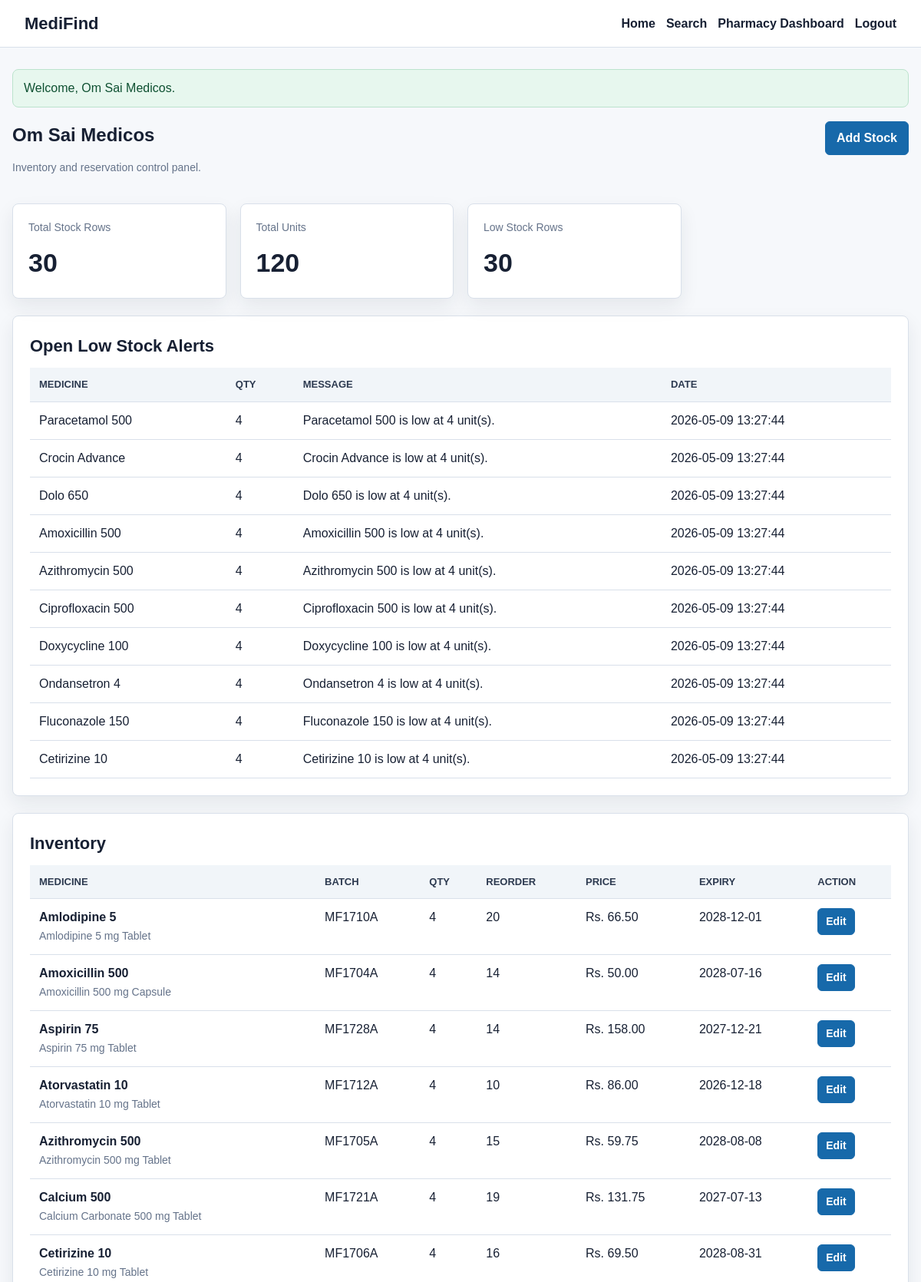
Screenshot of /pharmacy/dashboard.php (signed in, upper part) with the database file from the repository.
### tables this page shows
CREATE TABLE low_stock_alerts (
    id INT AUTO_INCREMENT PRIMARY KEY,
    stock_id INT NOT NULL,
    pharmacy_id INT NOT NULL,
    medicine_id INT NOT NULL,
    current_quantity INT NOT NULL,
    alert_message VARCHAR(255) NOT NULL,
    status ENUM('open', 'resolved', 'dismissed') NOT NULL DEFAULT 'open',
    created_at TIMESTAMP DEFAULT CURRENT_TIMESTAMP,
    INDEX idx_alerts_stock (stock_id),
    INDEX idx_alerts_pharmacy (pharmacy_id),
    INDEX idx_alerts_status (status),
    CONSTRAINT fk_alerts_stock
        FOREIGN KEY (stock_id) REFERENCES stock(id)
        ON UPDATE CASCADE
        ON DELETE CASCADE,
    CONSTRAINT fk_alerts_pharmacy
        FOREIGN KEY (pharmacy_id) REFERENCES pharmacies(id)
        ON UPDATE CASCADE
        ON DELETE CASCADE,
    CONSTRAINT fk_alerts_medicine
        FOREIGN KEY (medicine_id) REFERENCES medicines(id)
        ON UPDATE CASCADE
        ON DELETE CASCADE
);

CREATE TABLE medicines (
    id INT AUTO_INCREMENT PRIMARY KEY,
    name VARCHAR(150) NOT NULL,
    generic_name VARCHAR(150) NOT NULL,
    brand VARCHAR(120) NOT NULL,
    category VARCHAR(100) NOT NULL,
    strength VARCHAR(60) NOT NULL,
    form VARCHAR(60) NOT NULL,
    description VARCHAR(255),
    requires_prescription TINYINT(1) NOT NULL DEFAULT 0,
    created_at TIMESTAMP DEFAULT CURRENT_TIMESTAMP,
    INDEX idx_medicines_name (name),
    INDEX idx_medicines_generic (generic_name),
    INDEX idx_medicines_category (category)
);

CREATE TABLE stock (
    id INT AUTO_INCREMENT PRIMARY KEY,
    pharmacy_id INT NOT NULL,
    medicine_id INT NOT NULL,
    quantity INT NOT NULL DEFAULT 0,
    price DECIMAL(10, 2) NOT NULL,
    batch_no VARCHAR(60) NOT NULL,
    expiry_date DATE NOT NULL,
    reorder_level INT NOT NULL DEFAULT 10,
    created_at TIMESTAMP DEFAULT CURRENT_TIMESTAMP,
    updated_at TIMESTAMP DEFAULT CURRENT_TIMESTAMP ON UPDATE CURRENT_TIMESTAMP,
    INDEX idx_stock_pharmacy (pharmacy_id),
    INDEX idx_stock_medicine (medicine_id),
    INDEX idx_stock_quantity (quantity),
    INDEX idx_stock_expiry (expiry_date),
    CONSTRAINT fk_stock_pharmacy
        FOREIGN KEY (pharmacy_id) REFERENCES pharmacies(id)
        ON UPDATE CASCADE
        ON DELETE CASCADE,
    CONSTRAINT fk_stock_medicine
        FOREIGN KEY (medicine_id) REFERENCES medicines(id)
        ON UPDATE CASCADE
        ON DELETE RESTRICT
);

### includes/auth.php (called while the page is built, shortened)
<?php
require_once __DIR__ . '/functions.php';
function current_user_id(string $role): int
{
    return (int) ($_SESSION[$role . '_id'] ?? 0);
}
function current_user_name(string $role): string
{
    return (string) ($_SESSION[$role . '_name'] ?? 'User');
}

### includes/functions.php (called while the page is built, shortened)
<?php
function app_url(string $path = ''): string
{
    $path = ltrim($path, '/');
    return rtrim(APP_BASE, '/') . ($path === '' ? '/' : '/' . $path);
}
function e(?string $value): string
{
    return htmlspecialchars((string) $value, ENT_QUOTES, 'UTF-8');
}

### pharmacy/dashboard.php (the view, shortened to what this page needs)
<?php
require_once __DIR__ . '/../includes/auth.php';
$pharmacyId = current_user_id('pharmacy');
$summaryStmt = $conn->prepare(
    'SELECT
        COUNT(*) AS total_rows,
        SUM(quantity) AS total_units,
        SUM(CASE WHEN quantity <= reorder_level THEN 1 ELSE 0 END) AS low_stock_rows
     FROM stock
     WHERE pharmacy_id = ?'
);
$summaryStmt->bind_param('i', $pharmacyId);
$summaryStmt->execute();
$summary = $summaryStmt->get_result()->fetch_assoc();
$stockStmt = $conn->prepare(
    'SELECT s.id, s.quantity, s.price, s.batch_no, s.expiry_date, s.reorder_level,
            m.name, m.generic_name, m.strength, m.form
     FROM stock s
     INNER JOIN medicines m ON m.id = s.medicine_id
     WHERE s.pharmacy_id = ?
     ORDER BY m.name, s.expiry_date'
);
$stockStmt->bind_param('i', $pharmacyId);
$stockStmt->execute();
$stockRows = $stockStmt->get_result()->fetch_all(MYSQLI_ASSOC);
$alertsStmt = $conn->prepare(
    'SELECT la.id, la.current_quantity, la.alert_message, la.status, la.created_at,
            m.name AS medicine_name
     FROM low_stock_alerts la
     INNER JOIN medicines m ON m.id = la.medicine_id
     WHERE la.pharmacy_id = ? AND la.status = \'open\'
     ORDER BY la.created_at DESC
     LIMIT 10'
);
$alertsStmt->bind_param('i', $pharmacyId);
$alertsStmt->execute();
$alerts = $alertsStmt->get_result()->fetch_all(MYSQLI_ASSOC);
require_once __DIR__ . '/../includes/header.php';
?>
<section class="section-heading">
    <div>
        <h1><?= e(current_user_name('pharmacy')); ?></h1>
        <p class="muted">Inventory and reservation control panel.</p>
    </div>
    <a class="button" href="<?= e(app_url('pharmacy/update_stock.php')); ?>">Add Stock</a>
</section>
<section class="stats-grid">
    <article class="stat-card">
        <span>Total Stock Rows</span>
        <strong><?= (int) ($summary['total_rows'] ?? 0); ?></strong>
    </article>
    <article class="stat-card">
        <span>Total Units</span>
        <strong><?= (int) ($summary['total_units'] ?? 0); ?></strong>
    </article>
    <article class="stat-card">
        <span>Low Stock Rows</span>
        <strong><?= (int) ($summary['low_stock_rows'] ?? 0); ?></strong>
    </article>
</section>
<?php if ($alerts): ?>
    <section class="card">
        <h2>Open Low Stock Alerts</h2>
        <div class="table-wrap">
            <table>
                <thead>
                    <tr>
                        <th>Medicine</th>
                        <th>Qty</th>
                        <th>Message</th>
                        <th>Date</th>
                    </tr>
                </thead>
                <tbody>
                    <?php foreach ($alerts as $alert): ?>
                        <tr>
                            <td><?= e($alert['medicine_name']); ?></td>
                            <td><?= (int) $alert['current_quantity']; ?></td>
                            <td><?= e($alert['alert_message']); ?></td>
                            <td><?= e($alert['created_at']); ?></td>
                        </tr>
                    <?php endforeach; ?>
                </tbody>
            </table>
        </div>
    </section>
<?php endif; ?>
<section class="card">
    <h2>Inventory</h2>
    <div class="table-wrap">
        <table>
            <thead>
                <tr>
                    <th>Medicine</th>
                    <th>Batch</th>
                    <th>Qty</th>
                    <th>Reorder</th>
                    <th>Price</th>
                    <th>Expiry</th>
                    <th>Action</th>
                </tr>
            </thead>
            <tbody>
                <?php foreach ($stockRows as $row): ?>
                    <tr>
                        <td>
                            <strong><?= e($row['name']); ?></strong><br>
                            <span class="muted"><?= e($row['generic_name']); ?> <?= e($row['strength']); ?> <?= e($row['form']); ?></span>
                        </td>
                        <td><?= e($row['batch_no']); ?></td>
                        <td><?= (int) $row['quantity']; ?></td>
                        <td><?= (int) $row['reorder_level']; ?></td>
                        <td>Rs. <?= number_format((float) $row['price'], 2); ?></td>
                        <td><?= e($row['expiry_date']); ?></td>
                        <td><a class="button small" href="<?= e(app_url('pharmacy/update_stock.php?id=' . (int) $row['id'])); ?>">Edit</a></td>
                    </tr>
                <?php endforeach; ?>
            </tbody>
        </table>
    </div>
</section>
<?php require_once __DIR__ . '/../includes/footer.php'; ?>

### css/style.css (style rules this page uses)
:root { --bg: #f6f8fb; --surface: #ffffff; --text: #172033; --muted: #65738a; --line: #d9e0ea; --primary: #1769aa; --primary-dark: #0f4f82; --success: #1f8a5b; --warning: #b26a00; --danger: #ba2f3a; --shadow: 0 10px 24px rgba(23, 32, 51, 0.08); }
* { box-sizing: border-box; }
body { margin: 0; background: var(--bg); color: var(--text); font-family: Arial, Helvetica, sans-serif; line-height: 1.5; }
a { color: var(--primary); text-decoration: none; }
.card, .search-panel, .stat-card { background: var(--surface); border: 1px solid var(--line); border-radius: 8px; box-shadow: var(--shadow); }
.card, .search-panel { padding: 22px; }
.card + .card, .grid + .card, .card + .grid, .stats-grid + .card, .admin-links + .card { margin-top: 22px; }
h1, h2 { margin: 0 0 12px; }
h2 { font-size: 22px; }
.muted { color: var(--muted); font-size: 14px; }
.section-heading { display: flex; align-items: flex-start; justify-content: space-between; gap: 20px; margin-bottom: 22px; }
.stats-grid { display: grid; grid-template-columns: repeat(4, minmax(0, 1fr)); gap: 18px; margin-bottom: 22px; }
.stat-card { display: block; padding: 20px; color: var(--text); }
.stat-card span { display: block; margin-bottom: 10px; color: var(--muted); font-size: 14px; }
.stat-card strong { display: block; font-size: 34px; }
button, .button { display: inline-flex; align-items: center; justify-content: center; min-height: 40px; padding: 9px 14px; color: #fff; background: var(--primary); border: 1px solid var(--primary); border-radius: 6px; cursor: pointer; font: inherit; font-weight: 700; text-decoration: none; }
.button.small, .inline-form button, .danger-button { min-height: 34px; padding: 6px 10px; font-size: 14px; }
.table-wrap { width: 100%; overflow-x: auto; }
table { width: 100%; border-collapse: collapse; min-width: 760px; }
th, td { padding: 12px; text-align: left; vertical-align: top; border-bottom: 1px solid var(--line); }
th { color: #2d3a50; background: #f1f5f9; font-size: 13px; text-transform: uppercase; }

### rows the page displays
low_stock_alerts: medicine.name "Paracetamol 500", current_quantity "4", alert_message "Paracetamol 500 is low at 4 unit(s).", created_at "2026-05-09 13:27:44"
low_stock_alerts: medicine.name "Crocin Advance", current_quantity "4", alert_message "Crocin Advance is low at 4 unit(s).", created_at "2026-05-09 13:27:44"
low_stock_alerts: medicine.name "Dolo 650", current_quantity "4", alert_message "Dolo 650 is low at 4 unit(s).", created_at "2026-05-09 13:27:44"
low_stock_alerts: medicine.name "Amoxicillin 500", current_quantity "4", alert_message "Amoxicillin 500 is low at 4 unit(s).", created_at "2026-05-09 13:27:44"
low_stock_alerts: medicine.name "Azithromycin 500", current_quantity "4", alert_message "Azithromycin 500 is low at 4 unit(s).", created_at "2026-05-09 13:27:44"
low_stock_alerts: medicine.name "Ciprofloxacin 500", current_quantity "4", alert_message "Ciprofloxacin 500 is low at 4 unit(s).", created_at "2026-05-09 13:27:44"
low_stock_alerts: medicine.name "Doxycycline 100", current_quantity "4", alert_message "Doxycycline 100 is low at 4 unit(s).", created_at "2026-05-09 13:27:44"
low_stock_alerts: medicine.name "Ondansetron 4", current_quantity "4", alert_message "Ondansetron 4 is low at 4 unit(s).", created_at "2026-05-09 13:27:44"
low_stock_alerts: medicine.name "Fluconazole 150", current_quantity "4", alert_message "Fluconazole 150 is low at 4 unit(s).", created_at "2026-05-09 13:27:44"
low_stock_alerts: medicine.name "Cetirizine 10", current_quantity "4", alert_message "Cetirizine 10 is low at 4 unit(s).", created_at "2026-05-09 13:27:44"
stock: medicine.name "Amlodipine 5", medicine.generic_name "Amlodipine", medicine.strength "5 mg", medicine.form "Tablet", batch_no "MF1710A", quantity "4", reorder_level "20", price "66.50", expiry_date "2028-12-01"
stock: medicine.name "Amoxicillin 500", medicine.generic_name "Amoxicillin", medicine.strength "500 mg", medicine.form "Capsule", batch_no "MF1704A", quantity "4", reorder_level "14", price "50.00", expiry_date "2028-07-16"
stock: medicine.name "Aspirin 75", medicine.generic_name "Aspirin", medicine.strength "75 mg", medicine.form "Tablet", batch_no "MF1728A", quantity "4", reorder_level "14", price "158.00", expiry_date "2027-12-21"
stock: medicine.name "Atorvastatin 10", medicine.generic_name "Atorvastatin", medicine.strength "10 mg", medicine.form "Tablet", batch_no "MF1712A", quantity "4", reorder_level "10", price "86.00", expiry_date "2026-12-18"
stock: medicine.name "Azithromycin 500", medicine.generic_name "Azithromycin", medicine.strength "500 mg", medicine.form "Tablet", batch_no "MF1705A", quantity "4", reorder_level "15", price "59.75", expiry_date "2028-08-08"
stock: medicine.name "Calcium 500", medicine.generic_name "Calcium Carbonate", medicine.strength "500 mg", medicine.form "Tablet", batch_no "MF1721A", quantity "4", reorder_level "19", price "131.75", expiry_date "2027-07-13"
stock: medicine.name "Cetirizine 10", medicine.generic_name "Cetirizine", medicine.strength "10 mg", medicine.form "Tablet", batch_no "MF1706A", quantity "4", reorder_level "16", price "69.50", expiry_date "2028-08-31"

### other values shown
$flash['message'] "Welcome, Om Sai Medicos."
current_user_name('pharmacy') "Om Sai Medicos"
$summary['total_rows'] "30"
$summary['total_units'] "120"
$summary['low_stock_rows'] "30"
